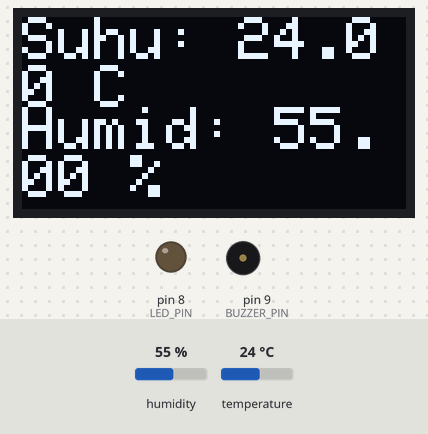
The sketch below on a simulated Arduino Uno, built with avr-gcc and run on an emulated ATmega328P. Parts: 128×64 one-colour display, output pins drawn as LEDs (lit = HIGH), buzzer (waves = sounding, pin HIGH). Dashed ring = blinking. The test bench sets the inputs (shaded band); at power-on: temperature 24 °C, humidity 55 %.

Above: at 4.4 s.
4.5 s: temperature set to 19 °C
At 6.1 s:
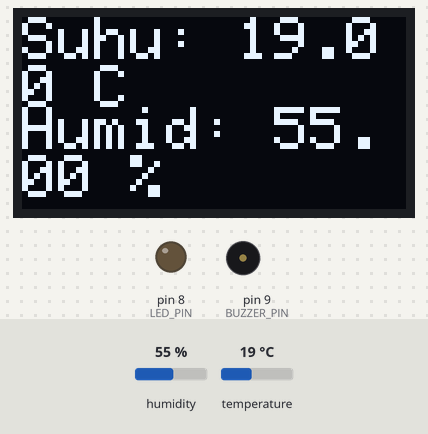
7.3 s: temperature set to 16 °C
At 8.7 s:
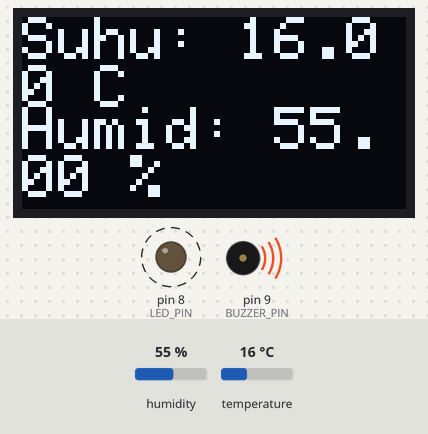
13.0 s: humidity set to 22 %
At 13.9 s:
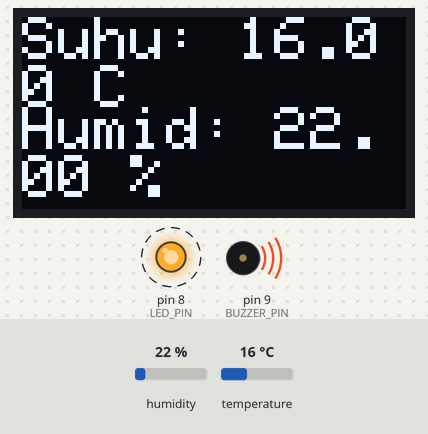
15.8 s: temperature set to 28 °C
At 16.6 s:
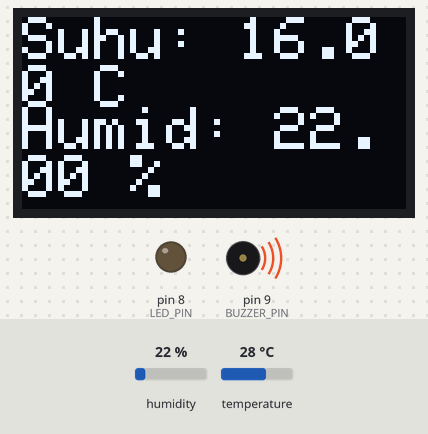
Timing chart, 0 to 19.2 s (numbered marks = the images above; inputs shaded):
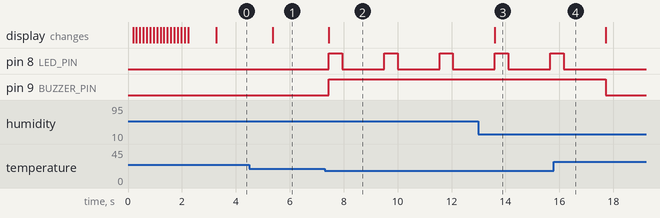

The sketch:

Monitoring-Suhu-dan-Kelembapan-berbasis-IoT.ino
```cpp
// Monitoring Suhu dan Kelembapan Berbasis IoT (display OLED)
// Project by: Maftuh Siroj Hamdani
// Version = BETA

#include <Adafruit_SSD1306.h>
#include <Adafruit_GFX.h>
#include <DHT.h>
#include <Wire.h>

#define DHTPIN A0       // Pin sensor DHT11
#define DHTTYPE DHT11

#define LED_PIN 8       // Pin LED
#define BUZZER_PIN 9    // Pin Buzzer

#define SCREEN_WIDTH 128
#define SCREEN_HEIGHT 64
#define OLED_RESET -1
#define SCREEN_I2C_ADDR 0x3C  // Alamat I2C OLED (0x3C atau 0x3D)

// Inisialisasi sensor dan OLED
DHT dht(DHTPIN, DHTTYPE);
Adafruit_SSD1306 display(SCREEN_WIDTH, SCREEN_HEIGHT, &Wire, OLED_RESET);

void setup() {
  Serial.begin(9600);
  dht.begin();

  pinMode(LED_PIN, OUTPUT);
  pinMode(BUZZER_PIN, OUTPUT);

  // Inisialisasi OLED
  if (!display.begin(SSD1306_SWITCHCAPVCC, SCREEN_I2C_ADDR)) {
    Serial.println("OLED gagal diinisialisasi");
    for (;;);
  }

  display.clearDisplay();

  // -------------------------
  // Animasi Loading
  // -------------------------
  for (int i = 0; i <= SCREEN_WIDTH; i += 8) {
    display.clearDisplay();
    display.setTextSize(1);
    display.setTextColor(SSD1306_WHITE);
    display.setCursor(0, 0);
    display.println("Loading...");

    display.fillRect(0, 20, i, 10, SSD1306_WHITE); // Bar loading
    display.drawRect(0, 20, SCREEN_WIDTH, 10, SSD1306_WHITE); // Border bar

    display.display();
    delay(100); // kecepatan animasi
  }

  display.clearDisplay();
  display.setTextSize(2);
  display.setCursor(0, 20);
  display.println("Ready!");
  display.display();
  delay(1000);
}

void loop() {
  float suhu = dht.readTemperature();    // membaca suhu
  float kelembapan = dht.readHumidity(); // membaca kelembapan

  // cek error sensor
  if (isnan(suhu) || isnan(kelembapan)) {
    Serial.println(F("Gagal membaca dari DHT11"));
    return;
  }

  // tampilkan di OLED
  display.clearDisplay();
  display.setTextSize(2);
  display.setTextColor(SSD1306_WHITE);

  display.setCursor(0, 0);
  display.print("Suhu: ");
  display.print(suhu);
  display.println(" C");

  display.setCursor(0, 30);
  display.print("Humid: ");
  display.print(kelembapan);
  display.println(" %");

  display.display();

  // Logika LED & Buzzer
  if (suhu > 30.0) {
    digitalWrite(BUZZER_PIN, HIGH);
    blinkLED(10); // kedip cepat
  } else if (suhu < 18.0) {
    digitalWrite(BUZZER_PIN, HIGH);
    blinkLED(500); // kedip lambat
  } else {
    digitalWrite(BUZZER_PIN, LOW);
    digitalWrite(LED_PIN, LOW);
  }

  delay(1000); // update tiap  1 detik
}

// Fungsi kedip LED
void blinkLED(int interval) {
  digitalWrite(LED_PIN, HIGH);
  delay(interval);
  digitalWrite(LED_PIN, LOW);
  delay(interval);
}
```

Measured:
- the behaviour switches between 18 and 17 °C on temperature (found by bisection; images 1 and 2)
- after the input at 4.5 s, the display: changes after 0.87 s (image 1)
- after the input at 7.3 s, pin 8 (LED_PIN): alternates HIGH for 0.50 s and LOW for 1.6 s, starting after 0.15 s; pin 9 (BUZZER_PIN): LOW → HIGH after 0.15 s; the display: changes after 0.15 s (image 2)
- after the input at 13.0 s, the display: changes after 0.61 s (image 3)
- after the input at 15.8 s, pin 8 (LED_PIN): goes on until 16.2 s, then stays LOW; pin 9 (BUZZER_PIN): HIGH → LOW after 1.9 s
